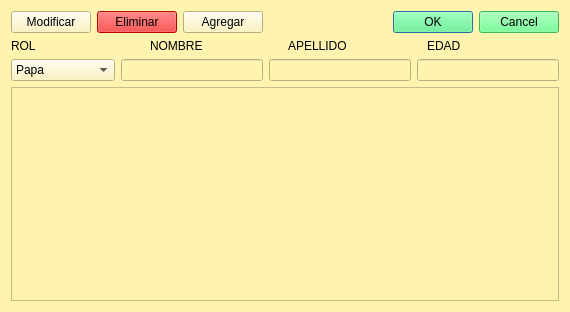
<?xml version="1.0" encoding="UTF-8"?>
<ui version="4.0">
 <class>Agregar_miembro</class>
 <widget class="QDialog" name="Agregar_miembro">
  <property name="geometry">
   <rect>
    <x>0</x>
    <y>0</y>
    <width>570</width>
    <height>312</height>
   </rect>
  </property>
  <property name="windowTitle">
   <string>Mienbros de la faamilia</string>
  </property>
  <property name="windowIcon">
   <iconset resource="icons.qrc">
    <normaloff>:/img/icons/icon.ico</normaloff>:/img/icons/icon.ico</iconset>
  </property>
  <property name="styleSheet">
   <string notr="true">background-color: rgb(255, 243, 176);</string>
  </property>
  <layout class="QVBoxLayout" name="verticalLayout">
   <item>
    <layout class="QHBoxLayout" name="horizontalLayout_2">
     <item>
      <layout class="QHBoxLayout" name="horizontalLayout"/>
     </item>
     <item>
      <widget class="QPushButton" name="btnmodificar">
       <property name="text">
        <string>Modificar</string>
       </property>
       <property name="icon">
        <iconset resource="icons.qrc">
         <normaloff>:/img/icons/editar.png</normaloff>:/img/icons/editar.png</iconset>
       </property>
      </widget>
     </item>
     <item>
      <widget class="QPushButton" name="btneliminar">
       <property name="styleSheet">
        <string notr="true">background-color: rgb(255, 0, 0);</string>
       </property>
       <property name="text">
        <string>Eliminar</string>
       </property>
       <property name="icon">
        <iconset resource="icons.qrc">
         <normaloff>:/img/icons/basura.png</normaloff>:/img/icons/basura.png</iconset>
       </property>
      </widget>
     </item>
     <item>
      <widget class="QPushButton" name="agregarboton">
       <property name="text">
        <string>Agregar</string>
       </property>
       <property name="icon">
        <iconset resource="icons.qrc">
         <normaloff>:/img/icons/agregar-usuario.png</normaloff>:/img/icons/agregar-usuario.png</iconset>
       </property>
      </widget>
     </item>
     <item>
      <widget class="QDialogButtonBox" name="buttonBox">
       <property name="styleSheet">
        <string notr="true">background-color: rgb(85, 255, 127);</string>
       </property>
       <property name="orientation">
        <enum>Qt::Horizontal</enum>
       </property>
       <property name="standardButtons">
        <set>QDialogButtonBox::Cancel|QDialogButtonBox::Ok</set>
       </property>
      </widget>
     </item>
    </layout>
   </item>
   <item>
    <layout class="QHBoxLayout" name="horizontalLayout_4">
     <item>
      <widget class="QLabel" name="label">
       <property name="text">
        <string>ROL</string>
       </property>
      </widget>
     </item>
     <item>
      <widget class="QLabel" name="label_2">
       <property name="text">
        <string>NOMBRE</string>
       </property>
      </widget>
     </item>
     <item>
      <widget class="QLabel" name="label_3">
       <property name="text">
        <string>APELLIDO</string>
       </property>
      </widget>
     </item>
     <item>
      <widget class="QLabel" name="label_4">
       <property name="text">
        <string>EDAD</string>
       </property>
      </widget>
     </item>
    </layout>
   </item>
   <item>
    <layout class="QHBoxLayout" name="horizontalLayout_3">
     <item>
      <widget class="QComboBox" name="Inrol">
       <item>
        <property name="text">
         <string>Papa</string>
        </property>
       </item>
       <item>
        <property name="text">
         <string>Mama</string>
        </property>
       </item>
       <item>
        <property name="text">
         <string>Hijo</string>
        </property>
       </item>
       <item>
        <property name="text">
         <string>Hija</string>
        </property>
       </item>
       <item>
        <property name="text">
         <string>Abuelo</string>
        </property>
       </item>
       <item>
        <property name="text">
         <string>Abuela</string>
        </property>
       </item>
       <item>
        <property name="text">
         <string>Otro miembro</string>
        </property>
       </item>
      </widget>
     </item>
     <item>
      <widget class="QLineEdit" name="Innombre"/>
     </item>
     <item>
      <widget class="QLineEdit" name="Inapellido"/>
     </item>
     <item>
      <widget class="QLineEdit" name="Inedad"/>
     </item>
    </layout>
   </item>
   <item>
    <widget class="QTableWidget" name="tbtLista"/>
   </item>
  </layout>
 </widget>
 <resources>
  <include location="icons.qrc"/>
 </resources>
 <connections>
  <connection>
   <sender>buttonBox</sender>
   <signal>accepted()</signal>
   <receiver>Agregar_miembro</receiver>
   <slot>accept()</slot>
   <hints>
    <hint type="sourcelabel">
     <x>248</x>
     <y>254</y>
    </hint>
    <hint type="destinationlabel">
     <x>157</x>
     <y>274</y>
    </hint>
   </hints>
  </connection>
  <connection>
   <sender>buttonBox</sender>
   <signal>rejected()</signal>
   <receiver>Agregar_miembro</receiver>
   <slot>reject()</slot>
   <hints>
    <hint type="sourcelabel">
     <x>316</x>
     <y>260</y>
    </hint>
    <hint type="destinationlabel">
     <x>286</x>
     <y>274</y>
    </hint>
   </hints>
  </connection>
 </connections>
</ui>
